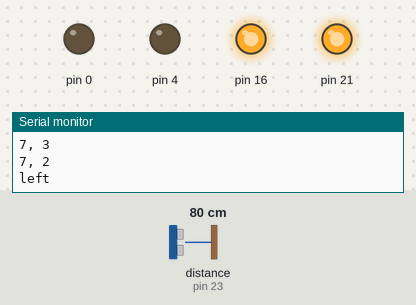
Bench run of a sketch on a simulated Arduino Mega 2560, built for the host (arithmetic inside an expression is 32-bit, double 64-bit). Shown: output pins drawn as LEDs (lit = HIGH), the last lines printed to the serial monitor. Wiring (inferred from the names in the program): ultrasonic range finder: trigger pin 22; echo pin 23. Dashed ring = blinking. The inputs (shaded band) are chosen by the test bench; at power-on: distance to the obstacle (sensor on pin 23) 80 cm. The echo pulse lasts 58.3 µs per cm; pins used as bus, display or sensor lines are not drawn.

Above: at 3.43 s.
5.6 s: distance to the obstacle (sensor on pin 23) set to 29 cm
At 6.22 s:
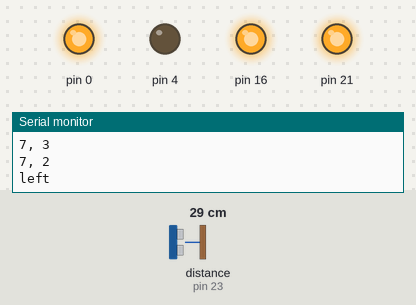
9.4 s: distance to the obstacle (sensor on pin 23) set to 24 cm
At 12.1 s:
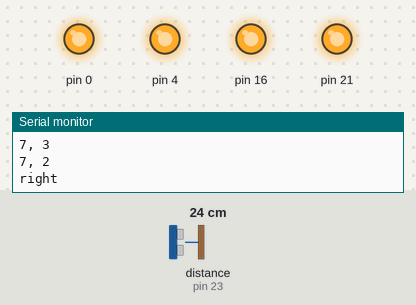
12.9 s: distance to the obstacle (sensor on pin 23) set to 35 cm
At 13.66 s:
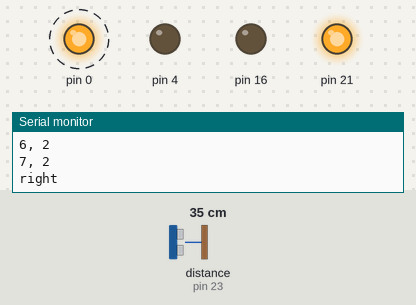
Timing chart, 0 to 16.3 s (numbered marks = the images above; inputs shaded):
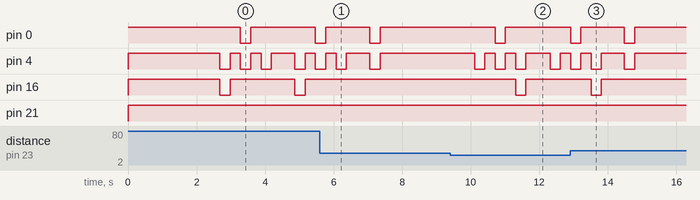

The sketch:

path.ino
```cpp
#include <Arduino.h>
#include <queue>
#define SOUND_SPEED 0.034

const int trig1 = 22;
const int echo1 = 23;

int dd_unit = 300;
int td_unit = 300;

long duration;
float distance1;

std::vector<std::vector<int>> grid = {
    {0, 0, 0, 0, 0},
    {0, 0, 0, 0, 0},
    {0, 0, 0, 0, 0},
    {0, 0, 0, 0, 0},
    {0, 0, 0, 0, 0},
    {0, 0, 0, 0, 0},
    {0, 0, 0, 0, 0},
    {0, 0, 0, 0, 0}
};

struct Node {
    int x, y;
    Node* parent;
    int g, h, f;
};

bool operator<(const Node& a, const Node& b) {
    return a.f > b.f;
}


std::vector<std::vector<bool>> closed(grid.size(), std::vector<bool>(grid[0].size(), false));
std::vector<std::vector<Node*>> cameFrom(grid.size(), std::vector<Node*>(grid[0].size(), nullptr));

void resetArrays() {
    closed.assign(grid.size(), std::vector<bool>(grid[0].size(), false));
    cameFrom.assign(grid.size(), std::vector<Node*>(grid[0].size(), nullptr));
}

std::vector<std::vector<int>> directions = {
    {0, -1}, {0, 1}, {-1, 0}, {1, 0}
};

/*
bool isValid(int x, int y, Node grid[GRID_SIZE_X][GRID_SIZE_Y]) {
    return x >= 0 && x < GRID_SIZE_X && y >= 0 && y < GRID_SIZE_Y;
}
*/
std::vector<int> AStar(int startX, int startY, int endX, int endY) {
    std::priority_queue<Node*> open;
    Node* startNode = new Node{startX, startY, nullptr, 0, 0, 0};
    startNode->h = abs(endX - startX) + abs(endY - startY);
    startNode->f = startNode->g + startNode->h;
    open.push(startNode);

    while (!open.empty()) {
        Node* current = open.top();
        open.pop();

        if (current->x == endX && current->y == endY) {
            std::vector<int> path;
            while (current != nullptr) {
                path.push_back(current->x);
                path.push_back(current->y);
                current = current->parent;
            }
            std::reverse(path.begin(), path.end());
            return path;
        }

        closed[current->x][current->y] = true;

        for (auto& dir : directions) {
            int newX = current->x + dir[0];
            int newY = current->y + dir[1];
            if (newX < 0 || newX >= grid.size() || newY < 0 || newY >= grid[0].size() || grid[newX][newY] == 1 || closed[newX][newY]) {
                continue;
            }

            Node* neighbor = new Node{newX, newY, current, current->g + 1, 0, 0};
            neighbor->h = abs(endX - newX) + abs(endY - newY);
            neighbor->f = neighbor->g + neighbor->h;

            if (cameFrom[newX][newY] == nullptr || neighbor->f < cameFrom[newX][newY]->f) {
                open.push(neighbor);
                cameFrom[newX][newY] = neighbor;
            }
        }
    }

    return std::vector<int>();
}

void setup()
{
  pinMode(0, OUTPUT);
  pinMode(4, OUTPUT);
  pinMode(16, OUTPUT);
  pinMode(21, OUTPUT);
  digitalWrite(0, HIGH);
  digitalWrite(4, HIGH);
  digitalWrite(16, HIGH);
  pinMode(trig1, OUTPUT);
  pinMode(echo1, INPUT);
  digitalWrite(21, HIGH);
  Serial.begin(9600);
  Serial.println("running program!!");


  delay(2000);
  //std::pair<int, int> start = {0, 4};
  //std::pair<int, int> end = {8, 4};

  while (true)
  {
    int i = 0, j = 2;
    Serial.println("one complete");
    while (i < 8)
    {
      delay(600);
      Serial.println("");
      Serial.print("current position: (");
      Serial.print(i);
      Serial.print(",");
      Serial.print(j);
      Serial.println(")");
      //mark current location
      grid[i][j] = 2;

      // Read ultrasonic sensor
      digitalWrite(trig1, LOW);
      delayMicroseconds(2);
      digitalWrite(trig1, HIGH);
      delayMicroseconds(10);
      digitalWrite(trig1, LOW);
      float duration = pulseIn(echo1, HIGH);
      float distance = duration * 0.034 / 2;

      // Update grid based on distance
      if (distance < 25)
      {
        Serial.println("");
        Serial.print("obstruction found at: (");
        Serial.print(i+1);
        Serial.print(",");
        Serial.print(j);
        Serial.println(")");
        grid[i+1][j] = 1;  // Obstacle
      }

      for(int l = 0; l < 8; l++)
      {
        Serial.println("");
        for(int k = 0; k < 5; k++)
        {
          Serial.print(grid[l][k]);
        }
      }
      //std::vector<std::pair<int, int>> path = astar(grid, start, end);

      std::vector<int> path = AStar(i, j, 7, 2);

      if (!path.empty()) {
        for (size_t m = 2; m < path.size(); m += 2) {
            Serial.print(path[m + 1]);
            Serial.print(", ");
            Serial.println(path[m]);
        }
    } else {
        Serial.println("No path found");
    }

        //updateGrid(i,j);
      if (!path.empty())
      {
        //Serial.println("Path found:");
          if(path[3] == i && path[2] < j)
          {
            Serial.println("right");
            digitalWrite(0, HIGH);
            digitalWrite(4, LOW);
            digitalWrite(16, HIGH);
            delay(td_unit);
            digitalWrite(0, HIGH);
            digitalWrite(4, HIGH);
            digitalWrite(16, HIGH);
            delay(td_unit);
            //moving forward
            digitalWrite(0, LOW);
            digitalWrite(4, LOW);
            digitalWrite(16, HIGH);
            delay(dd_unit);
            digitalWrite(0, HIGH);
            digitalWrite(4, HIGH);
            digitalWrite(16, HIGH);
            //facing forward
            delay(td_unit);
            digitalWrite(0, HIGH);
            digitalWrite(4, LOW);
            digitalWrite(16, LOW);
            delay(td_unit);
            digitalWrite(0, HIGH);
            digitalWrite(4, HIGH);
            digitalWrite(16, HIGH);
            // update current location
            j--;
          }
          else if(path[3] == i && path[2] > j)
          {
            Serial.println("left");
            digitalWrite(0, HIGH);
            digitalWrite(4, LOW);
            digitalWrite(16, LOW);
            delay(td_unit);
            digitalWrite(0, HIGH);
            digitalWrite(4, HIGH);
            digitalWrite(16, HIGH);
            delay(td_unit);
            //moving forward
            digitalWrite(0, LOW);
            digitalWrite(4, LOW);
            digitalWrite(16, HIGH);
            delay(dd_unit);
            digitalWrite(0, HIGH);
            digitalWrite(4, HIGH);
            digitalWrite(16, HIGH);
            delay(td_unit);
            //facing forward
            digitalWrite(0, HIGH);
            digitalWrite(4, LOW);
            digitalWrite(16, HIGH);
            delay(td_unit);
            digitalWrite(0, HIGH);
            digitalWrite(4, HIGH);
            digitalWrite(16, HIGH);
            //update current location
            j++;
          }
          else if(path[3] > i && path[2] == j)
          {
            Serial.println("forward");
            digitalWrite(0, LOW);
            digitalWrite(4, LOW);
            digitalWrite(16, HIGH);
            delay(dd_unit);
            digitalWrite(0, HIGH);
            digitalWrite(4, HIGH);
            digitalWrite(16, HIGH);
            //update current location
            i++;
          }
          //Serial.print("(");
          //Serial.print(it->first);
          //Serial.print(", ");
          //Serial.print(it->second);
          //Serial.println(")");
          digitalWrite(0, HIGH);
          digitalWrite(4, HIGH);
          digitalWrite(16, HIGH);
          resetArrays(); // Reset the closed and cameFrom arrays

        }
        //delay(800);
      }
      // Delay before next update
    }
  }
/*
    std::vector<std::pair<int, int>> path = astar(grid, start, end);

    if (!path.empty()) {
        Serial.println("Path found:");
        for (auto it = path.rbegin(); it != path.rend(); ++it) {
            Serial.print("(");
            Serial.print(it->first);
            Serial.print(", ");
            Serial.print(it->second);
            Serial.println(")");
        }
    } else {
        Serial.println("No path found");
    }
}
*/

void loop() {
}
```

Measured:
- the behaviour switches between 26 and 25 cm on distance to the obstacle (sensor on pin 23) (found by bisection; images 1 and 2)
- after the input at 9.4 s, pin 0: HIGH → LOW after 1.3 s, → HIGH 0.30 s later; pin 4: HIGH → LOW after 0.71 s, → HIGH 0.30 s later, → LOW 0.30 s later, → HIGH 0.30 s later, … (8 changes in this stretch); pin 16: HIGH → LOW after 1.9 s, → HIGH 0.30 s later
- after the input at 12.9 s, pin 0: HIGH → LOW after 1.6 s, → HIGH 0.30 s later; pin 16: goes on until 13.8 s, then stays HIGH
